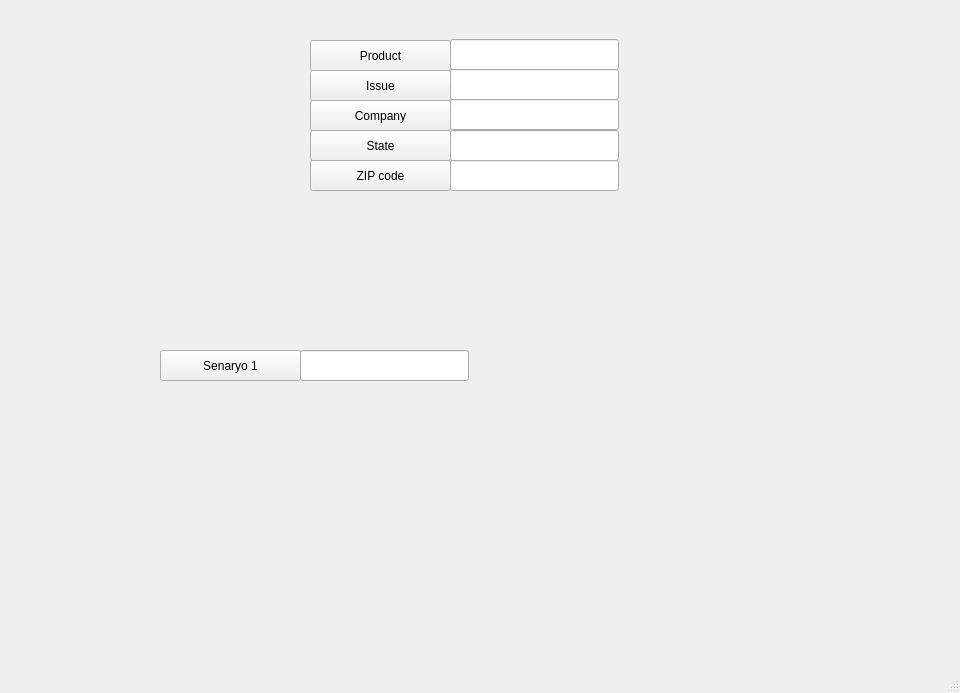
<?xml version="1.0" encoding="UTF-8"?>
<ui version="4.0">
 <class>MainWindow</class>
 <widget class="QMainWindow" name="MainWindow">
  <property name="geometry">
   <rect>
    <x>0</x>
    <y>0</y>
    <width>960</width>
    <height>693</height>
   </rect>
  </property>
  <property name="windowTitle">
   <string>MainWindow</string>
  </property>
  <widget class="QWidget" name="centralwidget">
   <widget class="QPushButton" name="btnProduct">
    <property name="geometry">
     <rect>
      <x>310</x>
      <y>40</y>
      <width>141</width>
      <height>31</height>
     </rect>
    </property>
    <property name="text">
     <string>Product</string>
    </property>
   </widget>
   <widget class="QPushButton" name="btnIssue">
    <property name="geometry">
     <rect>
      <x>310</x>
      <y>70</y>
      <width>141</width>
      <height>31</height>
     </rect>
    </property>
    <property name="text">
     <string>Issue</string>
    </property>
   </widget>
   <widget class="QPushButton" name="btnCompany">
    <property name="geometry">
     <rect>
      <x>310</x>
      <y>100</y>
      <width>141</width>
      <height>31</height>
     </rect>
    </property>
    <property name="text">
     <string>Company</string>
    </property>
   </widget>
   <widget class="QPushButton" name="btnState">
    <property name="geometry">
     <rect>
      <x>310</x>
      <y>130</y>
      <width>141</width>
      <height>31</height>
     </rect>
    </property>
    <property name="text">
     <string>State</string>
    </property>
   </widget>
   <widget class="QLineEdit" name="lineState">
    <property name="geometry">
     <rect>
      <x>450</x>
      <y>130</y>
      <width>169</width>
      <height>31</height>
     </rect>
    </property>
   </widget>
   <widget class="QLineEdit" name="lineCompany">
    <property name="geometry">
     <rect>
      <x>450</x>
      <y>99</y>
      <width>169</width>
      <height>31</height>
     </rect>
    </property>
   </widget>
   <widget class="QLineEdit" name="lineIssue">
    <property name="geometry">
     <rect>
      <x>450</x>
      <y>69</y>
      <width>169</width>
      <height>31</height>
     </rect>
    </property>
   </widget>
   <widget class="QLineEdit" name="lineProduct">
    <property name="geometry">
     <rect>
      <x>450</x>
      <y>39</y>
      <width>169</width>
      <height>31</height>
     </rect>
    </property>
   </widget>
   <widget class="QPushButton" name="BtnZipcode">
    <property name="geometry">
     <rect>
      <x>310</x>
      <y>160</y>
      <width>141</width>
      <height>31</height>
     </rect>
    </property>
    <property name="text">
     <string>ZIP code</string>
    </property>
   </widget>
   <widget class="QLineEdit" name="lineZipcode">
    <property name="geometry">
     <rect>
      <x>450</x>
      <y>160</y>
      <width>169</width>
      <height>31</height>
     </rect>
    </property>
   </widget>
   <widget class="QPushButton" name="btnProduct_2">
    <property name="geometry">
     <rect>
      <x>160</x>
      <y>350</y>
      <width>141</width>
      <height>31</height>
     </rect>
    </property>
    <property name="text">
     <string>Senaryo 1</string>
    </property>
   </widget>
   <widget class="QLineEdit" name="lineProduct_2">
    <property name="geometry">
     <rect>
      <x>300</x>
      <y>350</y>
      <width>169</width>
      <height>31</height>
     </rect>
    </property>
   </widget>
  </widget>
  <widget class="QMenuBar" name="menubar">
   <property name="geometry">
    <rect>
     <x>0</x>
     <y>0</y>
     <width>960</width>
     <height>21</height>
    </rect>
   </property>
  </widget>
  <widget class="QStatusBar" name="statusbar"/>
 </widget>
 <resources/>
 <connections/>
</ui>
